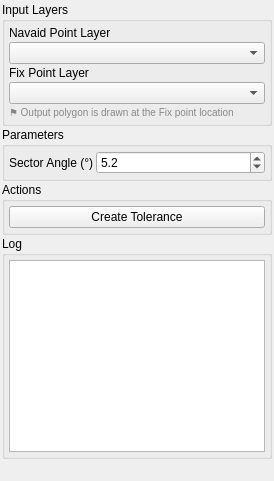
<?xml version="1.0" encoding="UTF-8"?>
<ui version="4.0">
 <class>QPANSOPYDMEToleranceDockWidget</class>
 <widget class="QDockWidget" name="QPANSOPYDMEToleranceDockWidget">
  <property name="minimumSize">
   <size>
    <width>250</width>
    <height>200</height>
   </size>
  </property>
  <property name="maximumSize">
   <size>
    <width>16777215</width>
    <height>16777215</height>
   </size>
  </property>
  <widget class="QWidget" name="dockWidgetContents">
   <layout class="QVBoxLayout" name="verticalLayout">
    <property name="spacing">
     <number>1</number>
    </property>
    <property name="margin">
     <number>2</number>
    </property>
    <item>
     <widget class="QGroupBox" name="inputGroup">
      <property name="sizePolicy">
       <sizepolicy hsizetype="Preferred" vsizetype="Fixed">
        <horstretch>0</horstretch>
        <verstretch>0</verstretch>
       </sizepolicy>
      </property>
      <property name="title">
       <string>Input Layers</string>
      </property>
      <layout class="QVBoxLayout" name="inputLayout">
       <property name="spacing">
        <number>2</number>
       </property>
       <property name="margin">
        <number>4</number>
       </property>
       <item>
        <widget class="QLabel" name="pointLayerLabel">
         <property name="text">
          <string>Navaid Point Layer</string>
         </property>
        </widget>
       </item>
       <item>
        <widget class="QgsMapLayerComboBox" name="pointLayerComboBox">
         <property name="sizePolicy">
          <sizepolicy hsizetype="Expanding" vsizetype="Fixed">
           <horstretch>0</horstretch>
           <verstretch>0</verstretch>
          </sizepolicy>
         </property>
        </widget>
       </item>
       <item>
        <widget class="QLabel" name="fixLayerLabel">
         <property name="text">
          <string>Fix Point Layer</string>
         </property>
        </widget>
       </item>
       <item>
        <widget class="QgsMapLayerComboBox" name="fixLayerComboBox">
         <property name="sizePolicy">
          <sizepolicy hsizetype="Expanding" vsizetype="Fixed">
           <horstretch>0</horstretch>
           <verstretch>0</verstretch>
          </sizepolicy>
         </property>
        </widget>
       </item>
       <item>
        <widget class="QLabel" name="fixLayerHintLabel">
         <property name="text">
          <string>⚑ Output polygon is drawn at the Fix point location</string>
         </property>
         <property name="wordWrap">
          <bool>true</bool>
         </property>
         <property name="styleSheet">
          <string>color: #888888; font-size: 10px;</string>
         </property>
        </widget>
       </item>
      </layout>
     </widget>
    </item>
    <item>
     <widget class="QGroupBox" name="paramsGroup">
      <property name="sizePolicy">
       <sizepolicy hsizetype="Preferred" vsizetype="Fixed">
        <horstretch>0</horstretch>
        <verstretch>0</verstretch>
       </sizepolicy>
      </property>
      <property name="title">
       <string>Parameters</string>
      </property>
      <layout class="QFormLayout" name="paramsLayout">
       <property name="spacing">
        <number>2</number>
       </property>
       <property name="margin">
        <number>4</number>
       </property>
       <item row="0" column="0">
        <widget class="QLabel" name="rotateLabel">
         <property name="text">
          <string>Sector Angle (°)</string>
         </property>
        </widget>
       </item>
       <item row="0" column="1">
        <widget class="QDoubleSpinBox" name="rotateDoubleSpinBox">
         <property name="minimum">
          <double>1.000000000000000</double>
         </property>
         <property name="maximum">
          <double>15.000000000000000</double>
         </property>
         <property name="singleStep">
          <double>0.100000000000000</double>
         </property>
         <property name="value">
          <double>5.200000000000000</double>
         </property>
         <property name="decimals">
          <number>1</number>
         </property>
        </widget>
       </item>
      </layout>
     </widget>
    </item>
    <item>
     <widget class="QGroupBox" name="actionGroup">
      <property name="sizePolicy">
       <sizepolicy hsizetype="Preferred" vsizetype="Fixed">
        <horstretch>0</horstretch>
        <verstretch>0</verstretch>
       </sizepolicy>
      </property>
      <property name="title">
       <string>Actions</string>
      </property>
      <layout class="QVBoxLayout" name="actionLayout">
       <property name="spacing">
        <number>2</number>
       </property>
       <property name="margin">
        <number>4</number>
       </property>
       <item>
        <widget class="QPushButton" name="calculateButton">
         <property name="text">
          <string>Create Tolerance</string>
         </property>
        </widget>
       </item>
      </layout>
     </widget>
    </item>
    <item>
     <widget class="QGroupBox" name="logGroup">
      <property name="sizePolicy">
       <sizepolicy hsizetype="Preferred" vsizetype="Preferred">
        <horstretch>0</horstretch>
        <verstretch>0</verstretch>
       </sizepolicy>
      </property>
      <property name="title">
       <string>Log</string>
      </property>
      <layout class="QVBoxLayout" name="logLayout">
       <property name="spacing">
        <number>2</number>
       </property>
       <property name="margin">
        <number>4</number>
       </property>
       <item>
        <widget class="QTextEdit" name="logTextEdit">
         <property name="sizePolicy">
          <sizepolicy hsizetype="Expanding" vsizetype="Expanding">
           <horstretch>0</horstretch>
           <verstretch>1</verstretch>
          </sizepolicy>
         </property>
         <property name="minimumHeight">
          <number>100</number>
         </property>
         <property name="readOnly">
          <bool>true</bool>
         </property>
        </widget>
       </item>
      </layout>
     </widget>
    </item>
    <item>
     <spacer name="verticalSpacer">
      <property name="orientation">
       <enum>Qt::Vertical</enum>
      </property>
      <property name="sizeHint" stdset="0">
       <size>
        <width>20</width>
        <height>20</height>
       </size>
      </property>
     </spacer>
    </item>
   </layout>
  </widget>
 </widget>
 <customwidgets>
  <customwidget>
   <class>QgsMapLayerComboBox</class>
   <extends>QComboBox</extends>
   <header>qgsmaplayercombobox.h</header>
  </customwidget>
 </customwidgets>
 <resources/>
 <connections/>
</ui>
